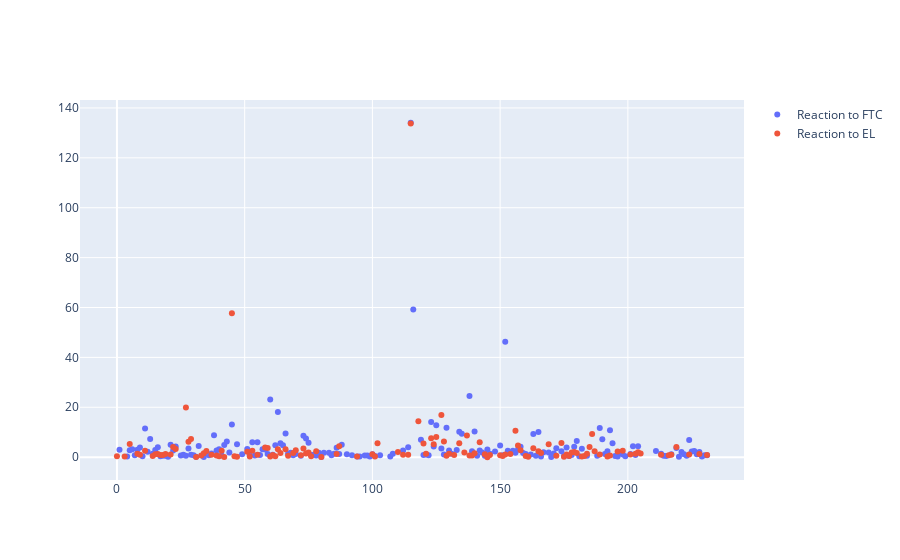

This figure's notebook cell:
### Code cell
indexes = list(range(len(FLAGS['Reaction to FTC'])))
fig = go.Figure()
fig.add_trace(go.Scatter(x=indexes, y=FLAGS["Reaction to FTC"], mode='markers', name='Reaction to FTC'))
fig.add_trace(go.Scatter(x=indexes, y=FLAGS["Reaction to EL"], mode='markers', name='Reaction to EL'))

### Figure 1 — Plotly figure (JSON) as saved in the notebook; plotly's stock layout.template omitted (floating-point values rounded to 4 significant figures; data arrays with more than 128 entries replaced by an {"elided": "..."} marker saying what was removed)
{"data": [{"mode": "markers", "name": "Reaction to FTC", "type": "scatter", "x": {"elided": "232 int values"}, "y": {"elided": "232 float values"}}, {"mode": "markers", "name": "Reaction to EL", "type": "scatter", "x": {"elided": "232 int values"}, "y": {"elided": "232 float values"}}], "layout": {}}
